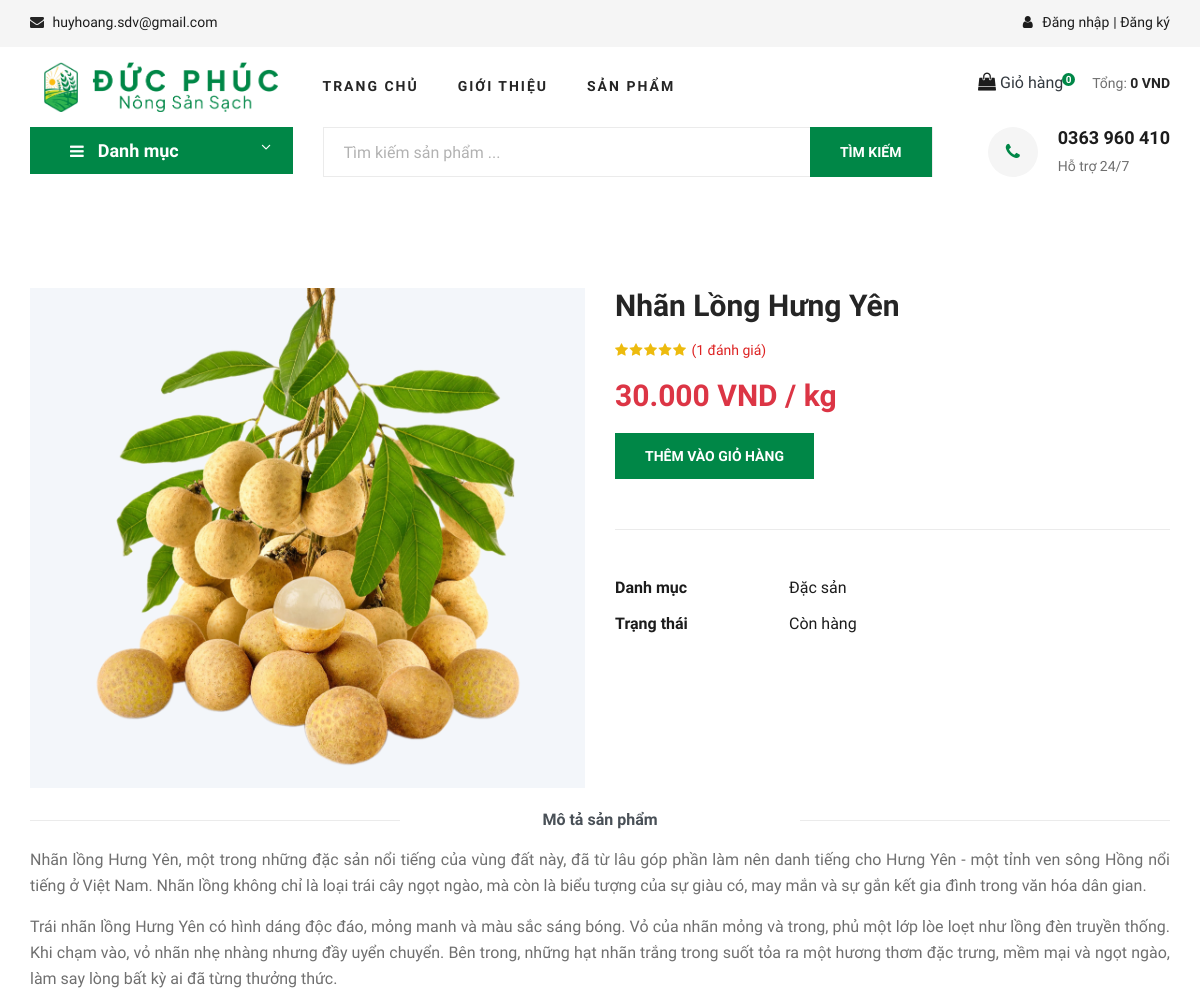
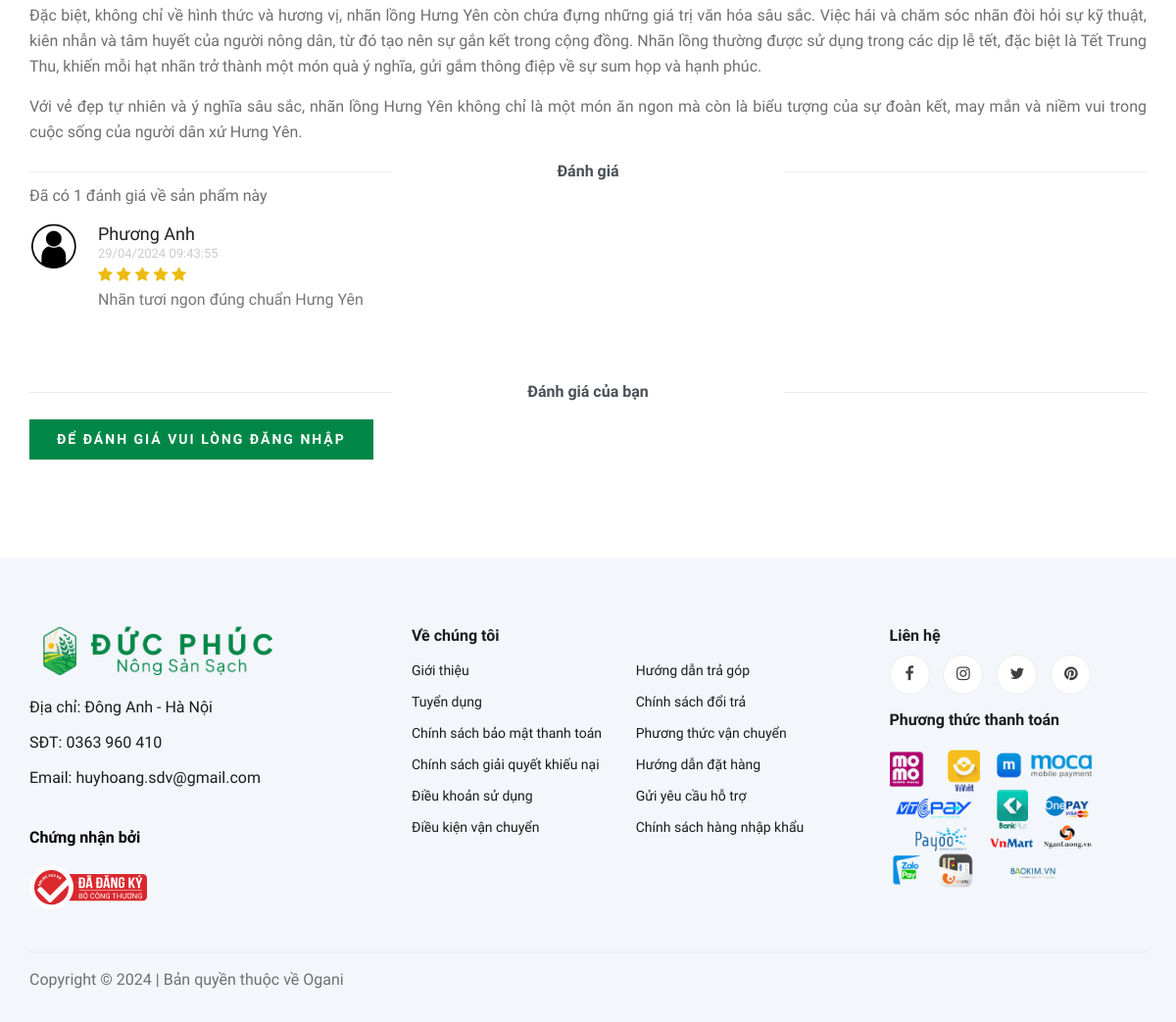
The page /product-details.php?id=2 on the database its author committed (2 pictures, top to bottom).
### tables this page shows
CREATE TABLE `products` (
  `id` int(11) NOT NULL,
  `name` varchar(255) NOT NULL,
  `price` int(11) NOT NULL,
  `qty` int(11) NOT NULL,
  `description` text DEFAULT NULL,
  `category_id` int(11) NOT NULL,
  `image` text NOT NULL,
  `unit` varchar(255) DEFAULT NULL
);

CREATE TABLE `categories` (
  `id` int(11) NOT NULL,
  `name` varchar(255) NOT NULL,
  `image` text NOT NULL
);

CREATE TABLE `ratings` (
  `id` int(11) NOT NULL,
  `user_id` int(11) NOT NULL,
  `product_id` int(11) NOT NULL,
  `star` int(11) NOT NULL,
  `created_at` timestamp NOT NULL DEFAULT current_timestamp(),
  `updated_at` datetime DEFAULT current_timestamp() ON UPDATE current_timestamp(),
  `comment` varchar(255) DEFAULT NULL
);

CREATE TABLE `users` (
  `id` int(11) NOT NULL,
  `name` varchar(255) NOT NULL,
  `password` text NOT NULL,
  `email` varchar(255) NOT NULL,
  `phone` varchar(10) NOT NULL,
  `address` text NOT NULL,
  `gender` int(11) NOT NULL,
  `birthday` date DEFAULT NULL,
  `status` int(11) DEFAULT 1
);

### helpers/helper.php (called while the page is built, shortened)
<?php
    function getProductById($connect, $id)
    {
        $sql = "SELECT a.*, b.name category_name FROM products a, categories b
        WHERE a.category_id = b.id AND a.id = {$id}";
        $result = mysqli_query($connect, $sql);
        $product = mysqli_fetch_assoc($result);
        return $product;
    }

### product-details.php (the view, shortened to what this page needs)
<?php
    include 'layouts/header.php';
    include 'inc/search.php';
    $product = getProductById($connect, $_GET['id']);
    $sql = "SELECT avg(star) avgStar, count(*) countRating FROM ratings WHERE product_id = " . $product['id'];
    $rating = mysqli_fetch_assoc(mysqli_query($connect, $sql));
    $sqlRating = "SELECT r.*, u.name FROM ratings r, users u WHERE r.user_id = u.id AND r.product_id = " . $product['id'];
    $result = mysqli_query($connect, $sqlRating);
?>
<section class="product-details spad">
    <div class="container">
        <div class="row">
            <div class="col-lg-6 col-md-6">
                <div class="product__details__pic">
                    <div class="product__details__pic__item text-center">
                        <img class="product__details__pic__item--large"
                            src="assets/admin/img/products/<?= $product['image'] ?>" alt="<?= $product['name'] ?>">
                    </div>
                </div>
            </div>
            <div class="col-lg-6 col-md-6">
                <div class="product__details__text">
                    <h3><?= $product['name'] ?></h3>
                    <div class="product__details__rating">
                        <?php for ($count = 1;$count <= 5;$count++): ?>
                            <?php
                                if ($count <= round($rating['avgStar'])) {
                                    $color = 'color:#edbb0e;';
                                } else {
                                    $color = 'color:#ccc;';
                                }
                            ?>
                            <i class="fa fa-star" style="<?= $color ?>"></i>
                        <?php endfor; ?>
                        <span>(<?= $rating['countRating'] ?> đánh giá)</span>
                    </div>
                    <div class="product__details__price text-danger"><?= number_format($product['price'],-3,',','.') ?> VND / <?= $product['unit'] ?></div>
                    <?php if ($product['qty'] > 0): ?>
                        <a href="javascript:void(0)" onclick="addToCart(<?= $product['id'] ?>);" class="site-btn">THÊM VÀO GIỎ HÀNG</a>
                    <?php else: ?>
                        <a href="javascript:void(0)" class="site-btn-disabled">THÊM VÀO GIỎ HÀNG</a>
                    <?php endif; ?>
                    <ul>
                        <li><b>Danh mục</b> <span><?= $product['category_name'] ?></span></li>
                        <li><b>Trạng thái</b> <span><?= $product['qty'] > 0 ? 'Còn hàng' : 'Hết hàng' ?></span></li>
                    </ul>
                </div>
            </div>
            <div class="col-lg-12">
                <div class="product__details__tab">
                    <ul class="nav nav-tabs" role="tablist">
                        <li class="nav-item">
                            <a class="nav-link active">Mô tả sản phẩm</a>
                        </li>
                    </ul>
                    <div class="tab-content">
                        <div class="tab-pane active" id="tabs-1" role="tabpanel">
                            <div>
                                <p><?= !empty($product['description']) ? html_entity_decode($product['description']) : 'Hiện tại chưa có mô tả sản phẩm' ?></p>
                            </div>
                        </div>
                    </div>
                </div>
            </div>
            <div class="col-lg-12">
                <div class="product__details__tab">
                    <ul class="nav nav-tabs" role="tablist">
                        <li class="nav-item">
                            <a class="nav-link active">Đánh giá</a>
                        </li>
                    </ul>
                    <div class="tab-content">
                        <div class="tab-pane active" id="tabs-1" role="tabpanel">
                            <?php if ($rating['countRating'] <= 0): ?>
                                <p>Chưa có đánh giá về sản phẩm này</p>
                            <?php else: ?>
                                <p>Đã có <?= $rating['countRating'] ?> đánh giá về sản phẩm này</p>
                            <?php endif; ?>
                            <div class="comment-sec-area">
                                <div class="container">
                                    <div class="row flex-column">
                                        <div class="comment">
                                            <?php while($row = mysqli_fetch_assoc($result)): ?>
                                                <div class="comment-list comment-container">
                                                    <div class="single-comment justify-content-between d-flex">
                                                        <div class="user justify-content-between d-flex">
                                                            <div class="thumb">
                                                                <img src="assets/client/img/people.png" width="50">
                                                            </div>
                                                            <div class="desc mb-4">
                                                                <h5><a href="javascript:void(0)"><?= $row['name'] ?></a></h5>
                                                                <div class="date"><?= date('d/m/Y H:i:s', strtotime($row['created_at'])) ?></div>
                                                                <?php for ($count = 1;$count <= 5;$count++): ?>
                                                                    <?php
                                                                        if ($count <= $row['star']) {
                                                                            $color = 'color:#edbb0e;';
                                                                        } else {
                                                                            $color = 'color:#ccc;';
                                                                        }
                                                                    ?>
                                                                    <i class="fa fa-star" style="<?= $color ?>"></i>
                                                                <?php endfor; ?>
                                                                <p class="comment"><?= $row['comment'] ?></p>
                                                            </div>
                                                        </div>
                                                    </div>
                                                </div>
                                            <?php endwhile; ?>
                                        </div>
                                    </div>
                                </div>
                            </div>
                        </div>
                    </div>
                </div>
            </div>
            <div class="col-lg-12">
                <div class="product__details__tab" style="padding-top: 0;">
                    <ul class="nav nav-tabs" role="tablist">
                        <li class="nav-item">
                            <a class="nav-link active">Đánh giá của bạn</a>
                        </li>
                    </ul>
                    <div class="tab-content">
                        <div class="tab-pane active" id="tabs-1" role="tabpanel">
                            <?php if (isset($_SESSION['user']['id'])): ?>
                                <p>Chất lượng sản phẩm:
                                    <?php for ($count = 1;$count <= 5;$count++): ?>
                                        <i class="fa fa-star rating" id="<?= $product['id'] ?>-<?= $count ?>" data-index="<?= $count ?>" data-product_id="<?= $product['id'] ?>" style="color: #edbb0e; cursor: pointer;"></i>
                                    <?php endfor; ?>
                                </p>
                                <form class="mt-3" action="" method="POST">
                                    <input type="hidden" name="star" id="star" value="5">
                                    <input type="hidden" name="user_id" value="<?= $_SESSION['user']['id'] ?>" />
                                    <input type="hidden" name="product_id" value="<?= $product['id'] ?>" />
                                    <textarea class="form-control mb-10" name="comment" cols="5" rows="4"
                                    placeholder="Nhập đánh giá của bạn về sản phẩm này" required></textarea>
                                    <button type="submit" name="submit" class="primary-btn mt-3" style="border: none;">Đánh giá</button>
                                </form>
                            <?php else: ?>
                                <a href="login.php" class="primary-btn mt-3">Để đánh giá vui lòng đăng nhập</a>
                            <?php endif; ?>
                        </div>
                    </div>
                </div>
            </div>
        </div>
    </div>
</section>
<?php include 'layouts/footer.php'; ?>

### assets/client/css/style.css (style rules this page uses)
html, body { height: 100%; font-family: "Plus Jakarta Sans", sans-serif; -webkit-font-smoothing: antialiased; font-smoothing: antialiased }
h1, h2, h3, h4, h5, h6 { margin: 0; color: #111; font-weight: 400; font-family: "Plus Jakarta Sans", sans-serif }
h3 { font-size: 30px }
h5 { font-size: 18px }
p { font: 400 16px/26px "Plus Jakarta Sans", sans-serif; color: #6f6f6f; margin: 0 0 15px }
img { max-width: 100% }
ul, ol { padding: 0; margin: 0 }
.spad { padding-top: 100px; padding-bottom: 100px }
.primary-btn { display: inline-block; font-size: 14px; padding: 10px 28px; color: #fff; text-transform: uppercase; font-weight: 700; background: #008747; letter-spacing: 2px }
.site-btn { font-size: 14px; color: #fff; font-weight: 800; text-transform: uppercase; display: inline-block; padding: 13px 30px 12px; background: #008747; border: none }
.product-details { padding-top: 80px }
.product__details__pic { background-color: rgb(243, 246, 250); }
.product__details__pic__item { margin-bottom: 20px; max-height: 500px; overflow: hidden; position: relative; }
.product__details__text h3 { color: #252525; font-weight: 700; margin-bottom: 16px }
.product__details__text .product__details__rating { font-size: 14px; margin-bottom: 12px }
.product__details__text .product__details__rating i { margin-right: -2px; color: #EDBB0E }
.product__details__text .product__details__rating span { color: #d22; margin-left: 4px }
.product__details__text .product__details__price { font-size: 30px; color: #d22; font-weight: 600; margin-bottom: 15px }
.product__details__text ul { border-top: 1px solid #ebebeb; padding-top: 40px; margin-top: 50px }
.product__details__text ul li { font-size: 16px; color: #1c1c1c; list-style: none; line-height: 36px }
.product__details__text ul li b { font-weight: 700; width: 170px; display: inline-block }
.product__details__tab .nav-tabs { border-bottom: 0; justify-content: center; position: relative }
.product__details__tab .nav-tabs:before { position: absolute; left: 0; top: 12px; height: 1px; width: 370px; background: #ebebeb; content: "" }
.product__details__tab .nav-tabs:after { position: absolute; right: 0; top: 12px; height: 1px; width: 370px; background: #ebebeb; content: "" }
.product__details__tab .nav-tabs li { margin-bottom: 0; margin-right: 65px }
.product__details__tab .nav-tabs li:last-child { margin-right: 0 }
.product__details__tab .nav-tabs li a { font-size: 16px; color: #999; font-weight: 700; border: none; border-top-left-radius: 0; border-top-right-radius: 0; padding: 0 }
@media only screen and (min-width:1200px) { .container { max-width: 1170px } }

### assets/client/css/comment.css (style rules this page uses)
.comment-sec-area a { color:#222 }
.comment-sec-area .comment-list { padding-bottom:30px }
.comment-sec-area .thumb { margin-right:20px }
.comment-sec-area .date { font-size:13px;color:#cccccc }
.comment-sec-area .comment { color:#777777 }

### rows shown on the page
products: image (picture), name "Nhãn Lồng Hưng Yên", price "30.000", unit "kg", category.name "Đặc sản", description "Nhãn lồng Hưng Yên, một trong những đặc sản nổi tiếng của vùng đất này, đã từ lâu góp phần làm nên danh tiếng cho Hưng Yên - một tỉnh ven sông Hồng nổi tiếng ở Việt Nam. Nhãn lồng không chỉ là loại trái cây ngọt ngào, mà còn là biểu tượng của sự giàu có, may mắn và sự gắn kết gia đình trong văn hóa dân gian. Trái nhãn lồng Hưng Yên có hình dáng độc đáo, mỏng manh và màu sắc sáng bóng. Vỏ của nhãn mỏng và trong, phủ một lớp lòe loẹt như lồng đèn truyền thống. Khi chạm vào, vỏ nhãn nhẹ nhàng nhưng đầy uyển chuyển. Bên trong, những hạt nhãn trắng trong suốt tỏa ra một hương thơm đặc trưng, mềm mại và ngọt ngào, làm say lòng bất kỳ ai đã từng thưởng thức. Đặc biệt, không chỉ về hình thức và…"
ratings: user.name "Phương Anh", created_at "29/04/2024 09:43:55", star 5 (drawn), comment "Nhãn tươi ngon đúng chuẩn Hưng Yên"

### other values the page prints
$rating['countRating'] "1"
